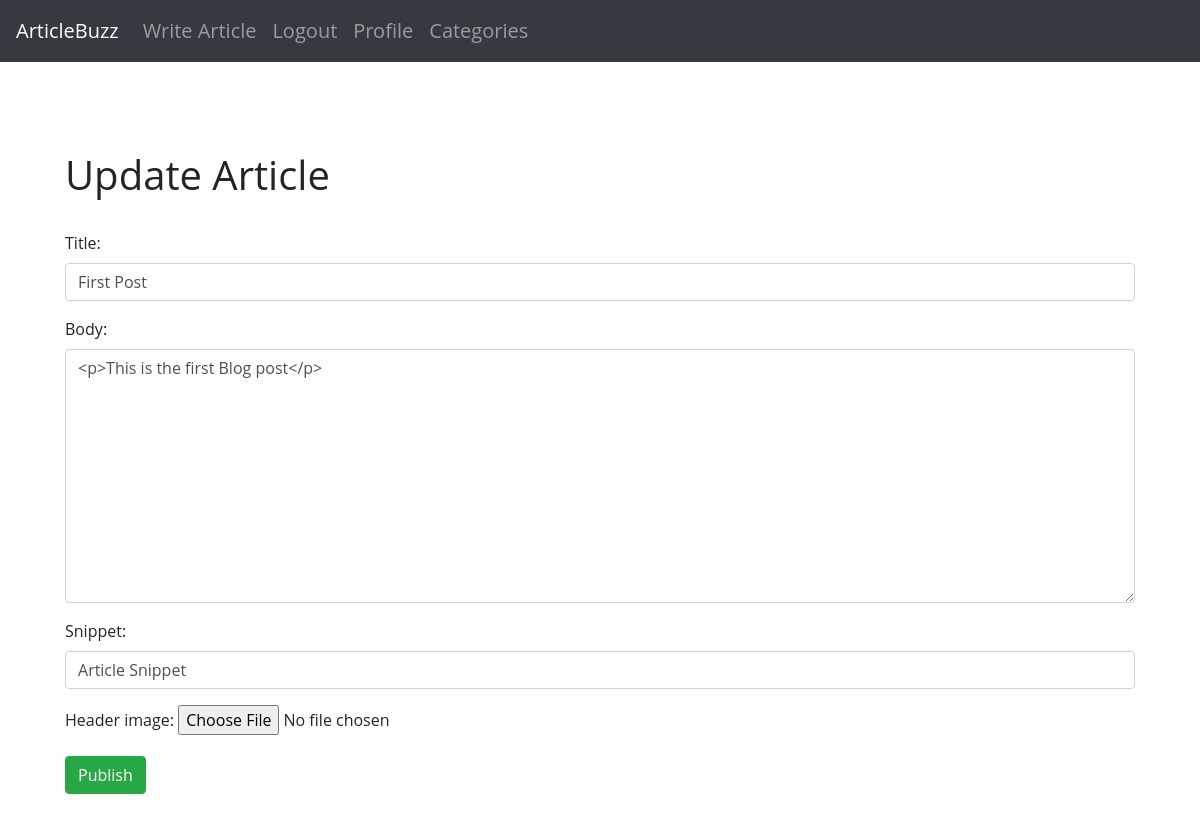
/update_article/1 (signed in), run on the app's committed database.
### theblog/models.py (models this page shows, shortened)
class Post(models.Model):
	title = models.CharField(max_length = 255) # Title Field
	author = models.ForeignKey(User, on_delete = models.CASCADE) # Deletes blog posts for a user if they delete account
	header_image = models.ImageField(null = True, blank = True, upload_to = 'uploads/images', default = None)
	body = RichTextField(blank= True, null = True)
	date_published = models.DateTimeField(auto_now_add = True) # Automatically adds the date
	likes = models.ManyToManyField(User, related_name ='blog_post') # Updating count of the upvotes
	tags = models.CharField(max_length = 255, default = 'Coding') # List of tags from the Tag table
	snippet  = models.CharField(max_length = 300, default = 'Article Snippet') # Article Snippet field to display on screen
	number_likes = models.IntegerField(default = 0)

### theblog/views.py (the view)
# urls.py: path('update_article/<int:pk>', UpdatePostView.as_view(), name = 'update-article'),
class UpdatePostView(UpdateView):
	model = Post
	form_class = UpdateForm
	template_name = 'update_post.html'

### theblog/forms.py
class UpdateForm(forms.ModelForm):
	class Meta:
		model = Post
		fields = ('title', 'body','snippet', 'header_image')
		widgets = {
			'title':forms.TextInput(attrs = {'class':'form-control'}),
			'body':forms.Textarea(attrs = {'class':'form-control'}),
			'snippet':forms.TextInput(attrs = {'class':'form-control', 'placeholder':'Snippet...'}),
		}

### theblog/templates/update_post.html (shortened to what this page needs)
{% extends 'base.html' %}
{% block content %}
	{% if user.is_authenticated %}
		<h1>Update Article</h1>
		<br>
		<div class = 'form-group'>
			<form method="POST" enctype="multipart/form-data">
				{{ form.as_p }}
				<button class = 'btn btn-success'>Publish</button>
			</form>
		</div>
	{% else %}
		<h1>Permission Denied</h1>
	{% endif %}
{% endblock %}

### theblog/static/theblog/style.css (style rules this page uses)
body { background-color: white; margin: 0px; padding: 0; }

### data on the page
Post: title "First Post", body "<p>This is the first Blog post</p>", snippet "Article Snippet"
